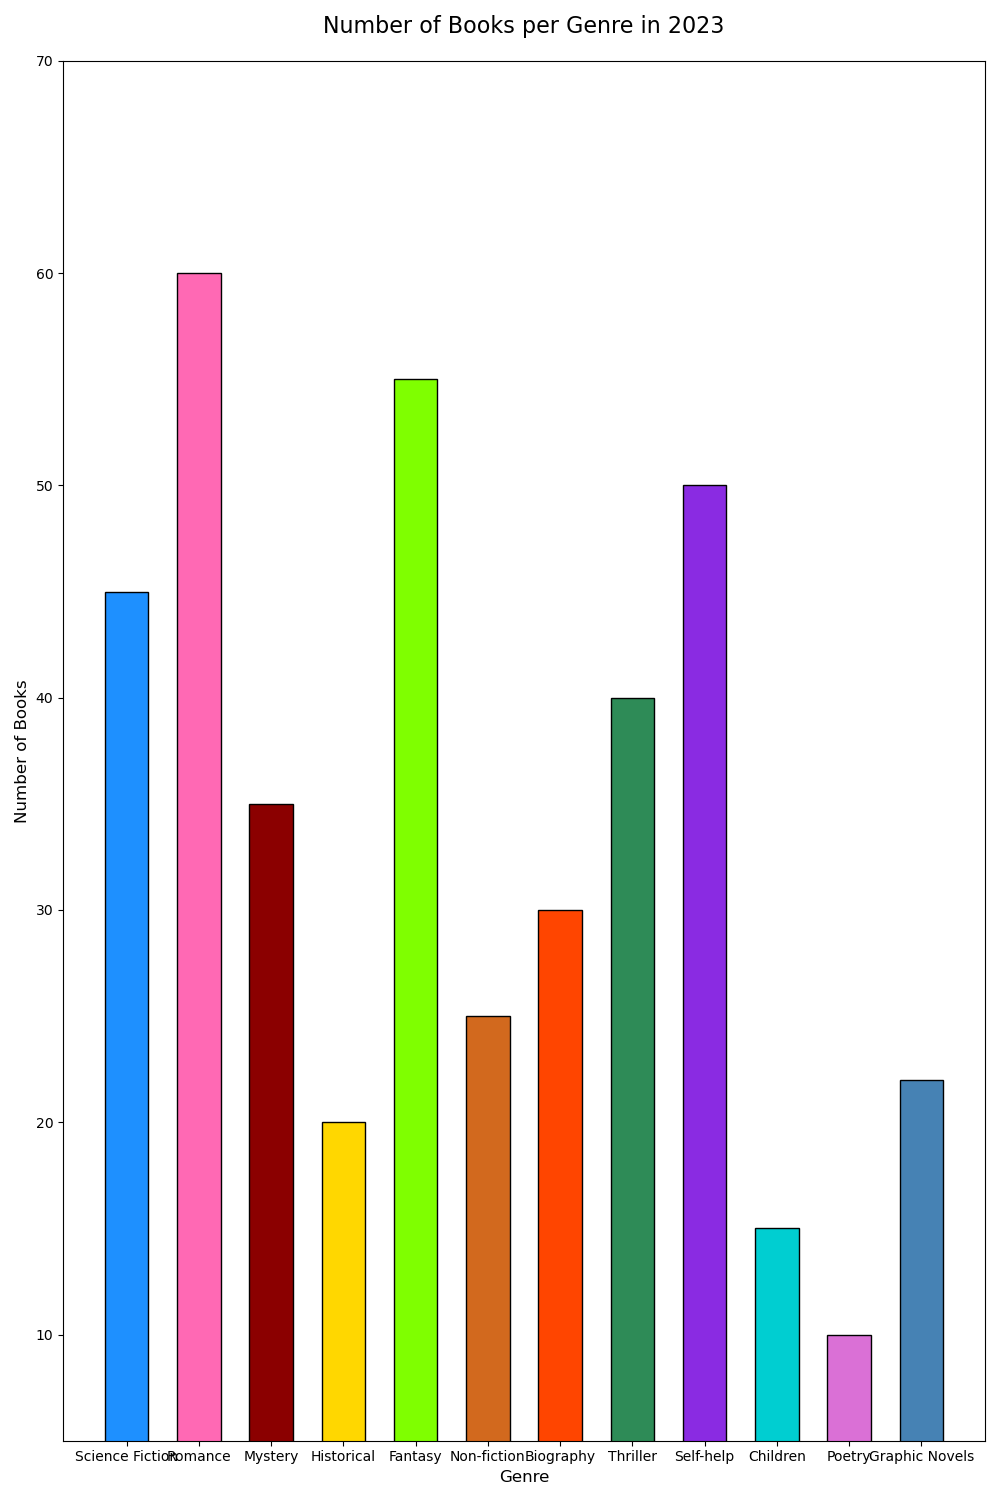

This chart was generated by the following Python code:

import matplotlib.pyplot as plt

genres = ['Science Fiction', 'Romance', 'Mystery', 'Historical', 'Fantasy', 'Non-fiction', 'Biography', 'Thriller', 'Self-help', 'Children', 'Poetry', 'Graphic Novels']
number_of_books = [45, 60, 35, 20, 55, 25, 30, 40, 50, 15, 10, 22]

colors = ['#1E90FF', '#FF69B4', '#8B0000', '#FFD700', '#7FFF00', '#D2691E', '#FF4500', '#2E8B57', '#8A2BE2', '#00CED1', '#DA70D6', '#4682B4']

plt.figure(figsize=(10, 15))
plt.bar(genres, number_of_books, color=colors, edgecolor='black', width=0.6)

plt.ylabel('Number of Books', fontsize=12)
plt.xlabel('Genre', fontsize=12)
plt.title('Number of Books per Genre in 2023', fontsize=16, pad=20)
plt.ylim(5, 70)

plt.tight_layout()
plt.show()
